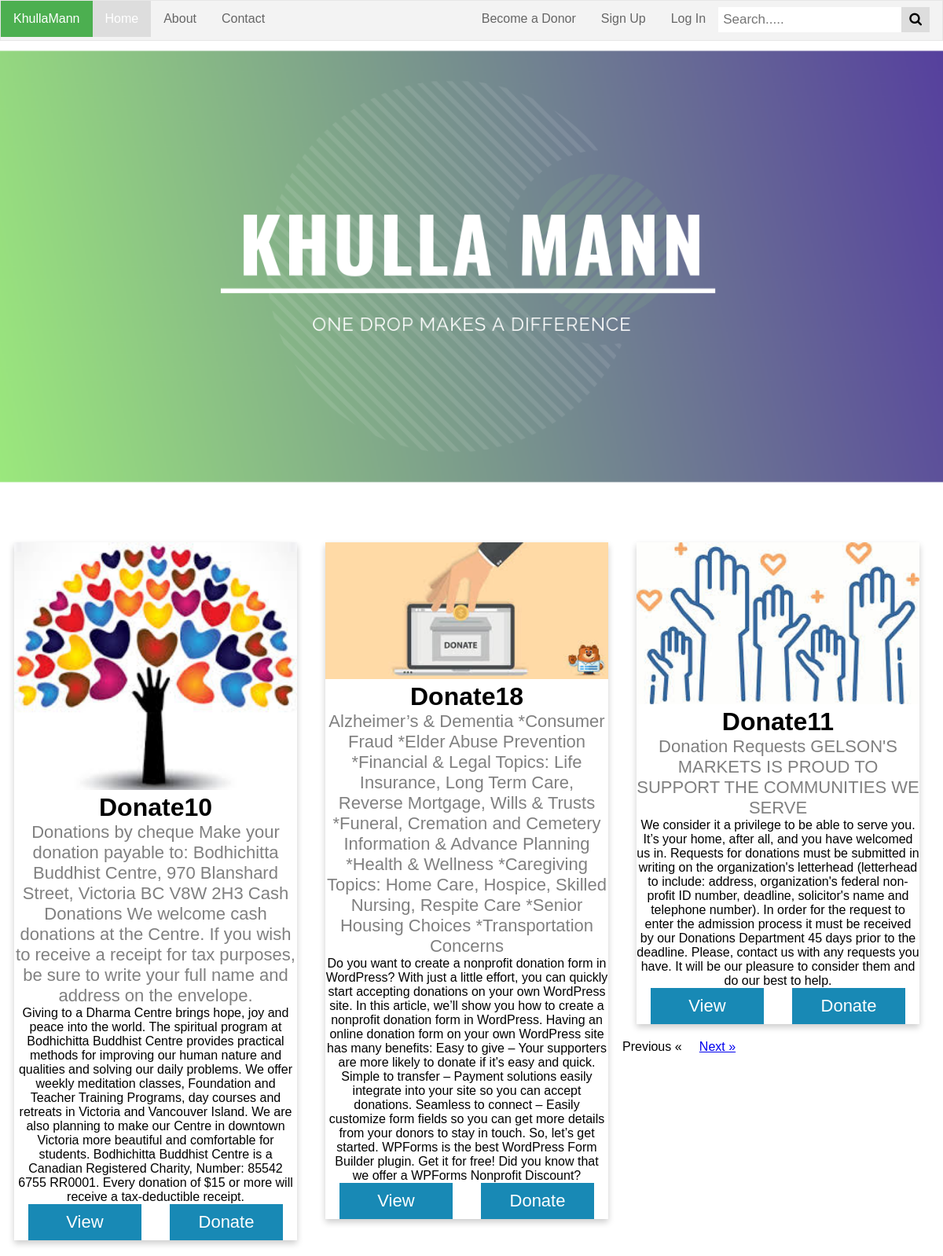
The page / on the database its author committed.
### tables this page shows
CREATE TABLE `donation_post` (
  `post_id` int(11) NOT NULL,
  `file_path` text NOT NULL,
  `title` varchar(20) NOT NULL,
  `bio` text NOT NULL,
  `description` text NOT NULL,
  `post_date` date NOT NULL,
  `post_time` time NOT NULL,
  `donee_id` int(11) DEFAULT NULL,
  `flag` tinyint(1) NOT NULL
);

### show.php (the view, shortened to what this page needs)
<?php
function show(){
include'src/db/connection.php';
$perpage = 3;
if(isset($_GET['id'])){
    $start = $_GET['id'];
}else{
    $start = 0;
}
$count = mysqli_query($conn,"SELECT COUNT(post_id) FROM donation_post");
$rows = mysqli_fetch_array($count);
$TotalRec=$rows['COUNT(post_id)'];
$query = "SELECT * FROM `donation_post`order by post_date asc, post_time asc LIMIT $start, $perpage";
    $result = mysqli_query($conn,$query);
    while($row = $result->fetch_assoc()){
    echo "<div class='card'>
       <a href='post.php?value_key=".$row["donee_id"]."'><img src='".$row['file_path']."' style='width:100%'></a>
        <h1>".$row['title']."</h1>
        <p class='bio'>".$row['bio']."</p>
         <p>".$row['description']."</p>
        <a href='post.php'><button id='viewbtn'>View</button></a>
        <a href='LoginForm.php'><button id='donatebtn'>Donate</button></a>
    </div>";
}
if($start == 0){
    echo "Previous &laquo;";
}else{
    echo "<a href=index.php?id=" . ($start - 3) . ">Previous &laquo;</a>";
}
if($start >= $TotalRec-3){
    echo "Next &raquo;";
}else{
    echo "<a href=index.php?id=". ($start + 3) ." >Next &raquo;</a>";
}
}
       ?>

### index.php (shortened to what this page needs)
<!DOCTYPE html>
<html>
<head>
  <link rel="stylesheet" type="text/css" href="src/css/homepage.css">
</head>
<body>
  <div style="margin-top: 50px;">
      <img  src="src/images/Khullamann.png" style="width: 100%;">
    </div>
    <br>
    <div class="content">
      <div class="content">
       <?php
      include'show.php';
      show();?>
    </div>
</body>
</html>

### src/css/homepage.css (style rules this page uses)
.content { margin: 20px 0 20px 0; width: 100%; height: 500px; }
.card { float: left; position: relative; margin: 20px 1.5%; box-shadow: 0 4px 8px 0 rgba(0,0,0,0.2); transition: 0.3s; width: 30%; text-align: center; font-family: arial; max-height: inherit; }
.bio { color: grey; font-size: 22px; }
.card button { margin: 0px 5%; border: none; outline: 0; padding: 10px; color: white; background-color: #1889B5; text-align: center; cursor: pointer; width: 40%; font-size: 22px ; }
#viewbtn { float: left; }
#donatebtn { float: left; }

### rows shown on the page
donation_post: shows a picture, title "Donate10", bio "Donations by cheque Make your donation payable to: Bodhichitta Buddhist Centre, 970 Blanshard Street, Victoria BC V8W 2H3 Cash Donations We welcome cash donations at the Centre. If you wish to receive a receipt for tax purposes, be sure to write your full name and address on the envelope.", description "Giving to a Dharma Centre brings hope, joy and peace into the world. The spiritual program at Bodhichitta Buddhist Centre provides practical methods for improving our human nature and qualities and solving our daily problems. We offer weekly meditation classes, Foundation and Teacher Training Programs, day courses and retreats in Victoria and Vancouver Island. We are also planning to make our Centre in downtown Victoria more beautiful and comfortable for students. Bodhichitta Buddhist Centre is a Canadian Registered Charity, Number: 85542 6755 RR0001. Every donation of $15 or more will receive a tax-deductible receipt."
donation_post: shows a picture, title "Donate18", bio "Alzheimer’s & Dementia *Consumer Fraud *Elder Abuse Prevention *Financial & Legal Topics: Life Insurance, Long Term Care, Reverse Mortgage, Wills & Trusts *Funeral, Cremation and Cemetery Information & Advance Planning *Health & Wellness *Caregiving Topics: Home Care, Hospice, Skilled Nursing, Respite Care *Senior Housing Choices *Transportation Concerns", description "Do you want to create a nonprofit donation form in WordPress? With just a little effort, you can quickly start accepting donations on your own WordPress site. In this article, we’ll show you how to create a nonprofit donation form in WordPress. Having an online donation form on your own WordPress site has many benefits: Easy to give – Your supporters are more likely to donate if it’s easy and quick. Simple to transfer – Payment solutions easily integrate into your site so you can accept donations. Seamless to connect – Easily customize form fields so you can get more details from your donors to stay in touch. So, let’s get started. WPForms is the best WordPress Form Builder plugin. Get it…"
donation_post: shows a picture, title "Donate11", bio "Donation Requests GELSON'S MARKETS IS PROUD TO SUPPORT THE COMMUNITIES WE SERVE", description "We consider it a privilege to be able to serve you. It’s your home, after all, and you have welcomed us in. Requests for donations must be submitted in writing on the organization's letterhead (letterhead to include: address, organization's federal non-profit ID number, deadline, solicitor's name and telephone number). In order for the request to enter the admission process it must be received by our Donations Department 45 days prior to the deadline. Please, contact us with any requests you have. It will be our pleasure to consider them and do our best to help."
